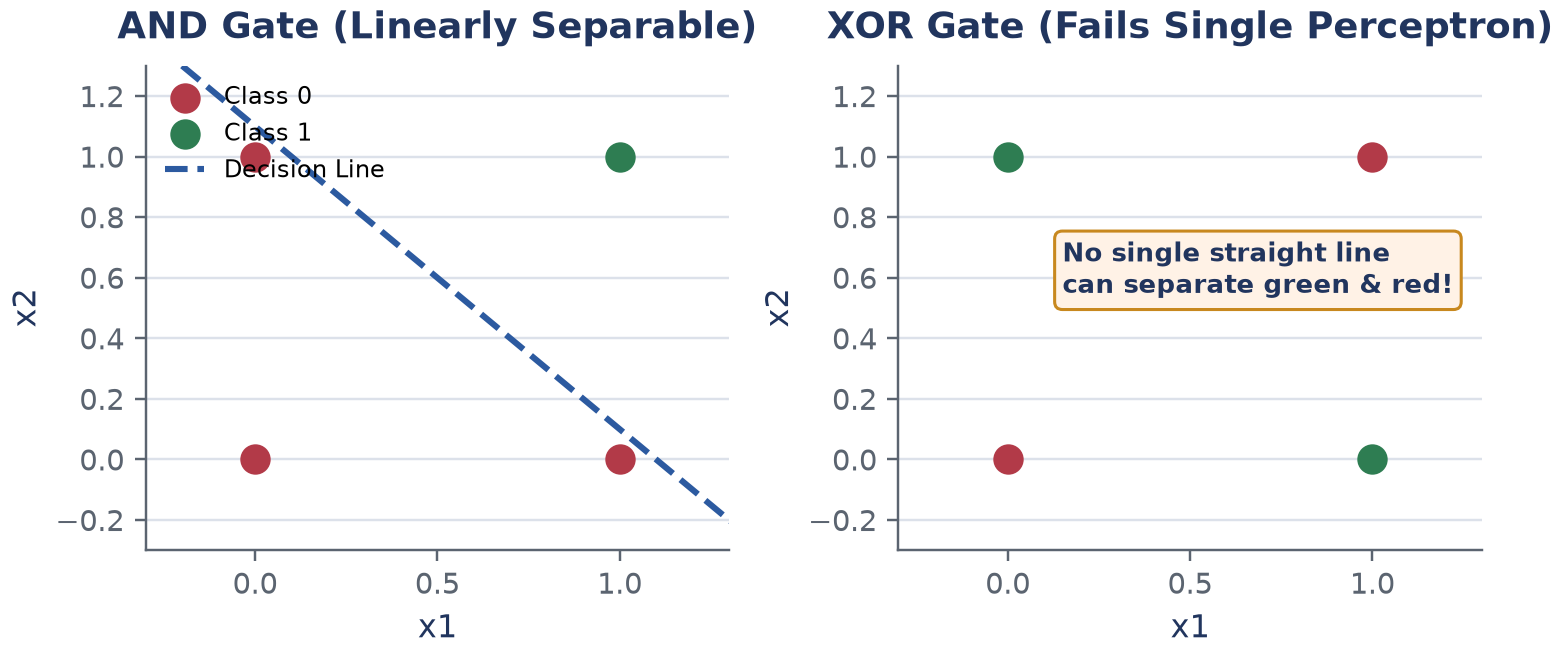

Recreate this plot in Python.
#!/usr/bin/env python3
import os
import sys
import numpy as np
import matplotlib.pyplot as plt

# Ensure scripts directory is in path for figstyle
sys.path.insert(0, os.path.abspath(os.path.join(os.path.dirname(__file__), "../../../scripts")))
from figstyle import use_house_style, PALETTE, _finish

use_house_style()
here = os.path.dirname(os.path.abspath(__file__))

fig, (ax1, ax2) = plt.subplots(1, 2, figsize=(7.0, 3.2))

# AND Gate - Linearly Separable
ax1.scatter([0, 0, 1], [0, 1, 0], color=PALETTE["red"], s=80, label="Class 0", zorder=3)
ax1.scatter([1], [1], color=PALETTE["green"], s=80, label="Class 1", zorder=3)
ax1.plot([-0.2, 1.4], [1.3, -0.3], color=PALETTE["blue"], lw=2, linestyle="--", label="Decision Line")
ax1.set_xlim(-0.3, 1.3)
ax1.set_ylim(-0.3, 1.3)
ax1.set_title("AND Gate (Linearly Separable)")
ax1.set_xlabel("x1")
ax1.set_ylabel("x2")
ax1.legend(loc="upper left", fontsize=8)

# XOR Gate - Non-Linearly Separable
ax2.scatter([0, 1], [0, 1], color=PALETTE["red"], s=80, label="Class 0 (0)", zorder=3)
ax2.scatter([0, 1], [1, 0], color=PALETTE["green"], s=80, label="Class 1 (1)", zorder=3)
ax2.set_xlim(-0.3, 1.3)
ax2.set_ylim(-0.3, 1.3)
ax2.set_title("XOR Gate (Fails Single Perceptron)")
ax2.set_xlabel("x1")
ax2.set_ylabel("x2")
ax2.annotate("No single straight line\ncan separate green & red!", xy=(0.5, 0.5), xytext=(0.15, 0.55),
             bbox=dict(boxstyle="round,pad=0.3", fc="#FFF2E6", ec=PALETTE["amber"], lw=1),
             fontsize=8.5, fontweight="bold", color=PALETTE["ink"])

out = os.path.join(here, "fig_perceptron_xor.png")
_finish(fig, ax1, "", None) # tight layout and save via finish or direct
fig.tight_layout()
fig.savefig(out, dpi=220, bbox_inches="tight")
plt.close(fig)
print("Saved fig_perceptron_xor.png")
